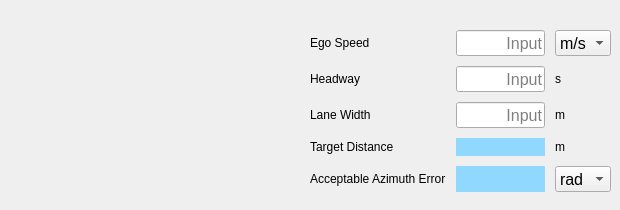
      <widget class="QWidget" name="tab_20">
       <attribute name="title">
        <string>Follow Dist.</string>
       </attribute>
       <widget class="QWidget" name="gridLayoutWidget_19">
        <property name="geometry">
         <rect>
          <x>310</x>
          <y>30</y>
          <width>301</width>
          <height>171</height>
         </rect>
        </property>
        <layout class="QGridLayout" name="gridLayout_19">
         <property name="bottomMargin">
          <number>10</number>
         </property>
         <property name="spacing">
          <number>10</number>
         </property>
         <item row="2" column="0">
          <widget class="QLabel" name="label_59">
           <property name="text">
            <string>Lane Width</string>
           </property>
          </widget>
         </item>
         <item row="2" column="1">
          <widget class="QLineEdit" name="input_follow_lwidth">
           <property name="font">
            <font>
             <pointsize>12</pointsize>
             <bold>false</bold>
            </font>
           </property>
           <property name="alignment">
            <set>Qt::AlignRight|Qt::AlignTrailing|Qt::AlignVCenter</set>
           </property>
           <property name="dragEnabled">
            <bool>true</bool>
           </property>
           <property name="placeholderText">
            <string>Input</string>
           </property>
          </widget>
         </item>
         <item row="2" column="2">
          <widget class="QLabel" name="label_67">
           <property name="text">
            <string>m</string>
           </property>
          </widget>
         </item>
         <item row="3" column="0">
          <widget class="QLabel" name="label_61">
           <property name="text">
            <string>Target Distance</string>
           </property>
          </widget>
         </item>
         <item row="0" column="1">
          <widget class="QLineEdit" name="input_follow_v1">
           <property name="font">
            <font>
             <pointsize>12</pointsize>
             <bold>false</bold>
            </font>
           </property>
           <property name="alignment">
            <set>Qt::AlignRight|Qt::AlignTrailing|Qt::AlignVCenter</set>
           </property>
           <property name="dragEnabled">
            <bool>true</bool>
           </property>
           <property name="placeholderText">
            <string>Input</string>
           </property>
          </widget>
         </item>
         <item row="1" column="1">
          <widget class="QLineEdit" name="input_follow_headway">
           <property name="font">
            <font>
             <pointsize>12</pointsize>
             <bold>false</bold>
            </font>
           </property>
           <property name="alignment">
            <set>Qt::AlignRight|Qt::AlignTrailing|Qt::AlignVCenter</set>
           </property>
           <property name="dragEnabled">
            <bool>true</bool>
           </property>
           <property name="placeholderText">
            <string>Input</string>
           </property>
          </widget>
         </item>
         <item row="1" column="0">
          <widget class="QLabel" name="label_63">
           <property name="text">
            <string>Headway</string>
           </property>
          </widget>
         </item>
         <item row="0" column="0">
          <widget class="QLabel" name="label_60">
           <property name="text">
            <string>Ego Speed</string>
           </property>
          </widget>
         </item>
         <item row="0" column="2">
          <widget class="QComboBox" name="comboBox_follow_v1">
           <property name="font">
            <font>
             <pointsize>12</pointsize>
             <bold>false</bold>
            </font>
           </property>
           <item>
            <property name="text">
             <string>m/s</string>
            </property>
           </item>
           <item>
            <property name="text">
             <string>kph</string>
            </property>
           </item>
          </widget>
         </item>
         <item row="3" column="1">
          <widget class="QLabel" name="output_follow_tdist">
           <property name="font">
            <font>
             <pointsize>12</pointsize>
             <bold>false</bold>
            </font>
           </property>
           <property name="styleSheet">
            <string notr="true">QLabel{background-color: rgb(145, 216, 255)}</string>
           </property>
           <property name="text">
            <string/>
           </property>
           <property name="alignment">
            <set>Qt::AlignRight|Qt::AlignTrailing|Qt::AlignVCenter</set>
           </property>
          </widget>
         </item>
         <item row="1" column="2">
          <widget class="QLabel" name="label_66">
           <property name="text">
            <string>s</string>
           </property>
          </widget>
         </item>
         <item row="4" column="0">
          <widget class="QLabel" name="label_64">
           <property name="text">
            <string>Acceptable Azimuth Error</string>
           </property>
          </widget>
         </item>
         <item row="4" column="1">
          <widget class="QLabel" name="output_follow_azi_err">
           <property name="font">
            <font>
             <pointsize>12</pointsize>
             <bold>false</bold>
            </font>
           </property>
           <property name="styleSheet">
            <string notr="true">QLabel{background-color: rgb(145, 216, 255)}</string>
           </property>
           <property name="text">
            <string/>
           </property>
           <property name="alignment">
            <set>Qt::AlignRight|Qt::AlignTrailing|Qt::AlignVCenter</set>
           </property>
          </widget>
         </item>
         <item row="4" column="2">
          <widget class="QComboBox" name="comboBox_follow_azi_err">
           <property name="font">
            <font>
             <pointsize>12</pointsize>
             <bold>false</bold>
            </font>
           </property>
           <item>
            <property name="text">
             <string>rad</string>
            </property>
           </item>
           <item>
            <property name="text">
             <string>deg</string>
            </property>
           </item>
          </widget>
         </item>
         <item row="3" column="2">
          <widget class="QLabel" name="label_65">
           <property name="text">
            <string>m</string>
           </property>
          </widget>
         </item>
        </layout>
       </widget>
      </widget>
